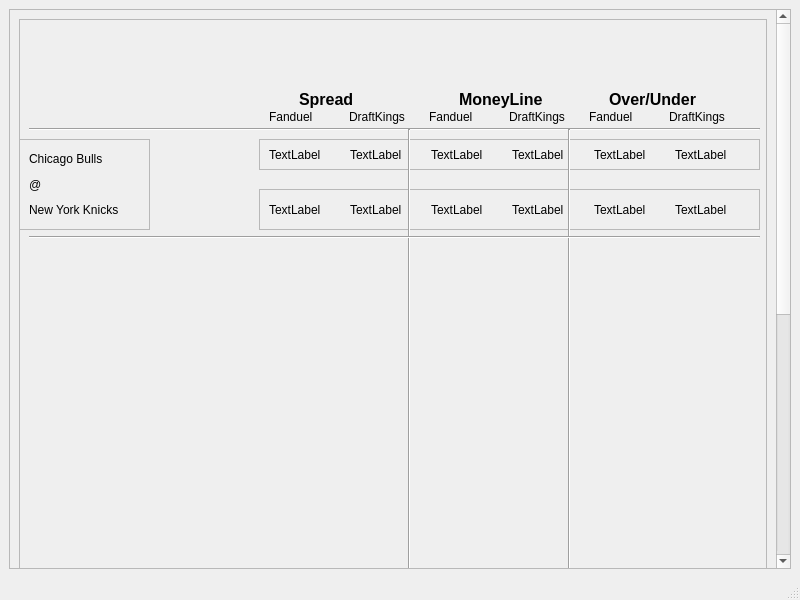
<?xml version="1.0" encoding="UTF-8"?>
<ui version="4.0">
 <class>MainWindow</class>
 <widget class="QMainWindow" name="MainWindow">
  <property name="geometry">
   <rect>
    <x>0</x>
    <y>0</y>
    <width>800</width>
    <height>600</height>
   </rect>
  </property>
  <property name="windowTitle">
   <string>MainWindow</string>
  </property>
  <widget class="QWidget" name="centralwidget">
   <layout class="QVBoxLayout" name="verticalLayout">
    <item>
     <widget class="QScrollArea" name="scrollArea">
      <property name="widgetResizable">
       <bool>true</bool>
      </property>
      <widget class="QWidget" name="scrollAreaWidgetContents">
       <property name="geometry">
        <rect>
         <x>0</x>
         <y>0</y>
         <width>773</width>
         <height>1012</height>
        </rect>
       </property>
       <layout class="QVBoxLayout" name="verticalLayout_2">
        <item>
         <widget class="QFrame" name="bottomFrame">
          <property name="minimumSize">
           <size>
            <width>0</width>
            <height>1000</height>
           </size>
          </property>
          <property name="frameShape">
           <enum>QFrame::StyledPanel</enum>
          </property>
          <property name="frameShadow">
           <enum>QFrame::Raised</enum>
          </property>
          <widget class="QFrame" name="frame_2">
           <property name="geometry">
            <rect>
             <x>0</x>
             <y>120</y>
             <width>131</width>
             <height>91</height>
            </rect>
           </property>
           <property name="frameShape">
            <enum>QFrame::StyledPanel</enum>
           </property>
           <property name="frameShadow">
            <enum>QFrame::Raised</enum>
           </property>
           <layout class="QVBoxLayout" name="verticalLayout_3">
            <item>
             <widget class="QLabel" name="label">
              <property name="text">
               <string>Chicago Bulls</string>
              </property>
             </widget>
            </item>
            <item>
             <widget class="QLabel" name="label_2">
              <property name="text">
               <string>@</string>
              </property>
             </widget>
            </item>
            <item>
             <widget class="QLabel" name="label_3">
              <property name="text">
               <string>New York Knicks</string>
              </property>
             </widget>
            </item>
           </layout>
          </widget>
          <widget class="QFrame" name="frame">
           <property name="geometry">
            <rect>
             <x>240</x>
             <y>120</y>
             <width>501</width>
             <height>31</height>
            </rect>
           </property>
           <property name="frameShape">
            <enum>QFrame::StyledPanel</enum>
           </property>
           <property name="frameShadow">
            <enum>QFrame::Raised</enum>
           </property>
           <layout class="QHBoxLayout" name="horizontalLayout">
            <item>
             <widget class="QLabel" name="label_9">
              <property name="text">
               <string>TextLabel</string>
              </property>
             </widget>
            </item>
            <item>
             <widget class="QLabel" name="label_8">
              <property name="text">
               <string>TextLabel</string>
              </property>
             </widget>
            </item>
            <item>
             <widget class="QLabel" name="label_7">
              <property name="text">
               <string>TextLabel</string>
              </property>
             </widget>
            </item>
            <item>
             <widget class="QLabel" name="label_6">
              <property name="text">
               <string>TextLabel</string>
              </property>
             </widget>
            </item>
            <item>
             <widget class="QLabel" name="label_5">
              <property name="text">
               <string>TextLabel</string>
              </property>
             </widget>
            </item>
            <item>
             <widget class="QLabel" name="label_4">
              <property name="text">
               <string>TextLabel</string>
              </property>
             </widget>
            </item>
           </layout>
          </widget>
          <widget class="QFrame" name="frame_3">
           <property name="geometry">
            <rect>
             <x>240</x>
             <y>170</y>
             <width>501</width>
             <height>41</height>
            </rect>
           </property>
           <property name="frameShape">
            <enum>QFrame::StyledPanel</enum>
           </property>
           <property name="frameShadow">
            <enum>QFrame::Raised</enum>
           </property>
           <layout class="QHBoxLayout" name="horizontalLayout_2">
            <item>
             <widget class="QLabel" name="label_10">
              <property name="text">
               <string>TextLabel</string>
              </property>
             </widget>
            </item>
            <item>
             <widget class="QLabel" name="label_11">
              <property name="text">
               <string>TextLabel</string>
              </property>
             </widget>
            </item>
            <item>
             <widget class="QLabel" name="label_12">
              <property name="text">
               <string>TextLabel</string>
              </property>
             </widget>
            </item>
            <item>
             <widget class="QLabel" name="label_13">
              <property name="text">
               <string>TextLabel</string>
              </property>
             </widget>
            </item>
            <item>
             <widget class="QLabel" name="label_14">
              <property name="text">
               <string>TextLabel</string>
              </property>
             </widget>
            </item>
            <item>
             <widget class="QLabel" name="label_15">
              <property name="text">
               <string>TextLabel</string>
              </property>
             </widget>
            </item>
           </layout>
          </widget>
          <widget class="Line" name="line">
           <property name="geometry">
            <rect>
             <x>10</x>
             <y>100</y>
             <width>731</width>
             <height>20</height>
            </rect>
           </property>
           <property name="orientation">
            <enum>Qt::Horizontal</enum>
           </property>
          </widget>
          <widget class="Line" name="line_2">
           <property name="geometry">
            <rect>
             <x>380</x>
             <y>110</y>
             <width>21</width>
             <height>831</height>
            </rect>
           </property>
           <property name="orientation">
            <enum>Qt::Vertical</enum>
           </property>
          </widget>
          <widget class="Line" name="line_3">
           <property name="geometry">
            <rect>
             <x>540</x>
             <y>110</y>
             <width>20</width>
             <height>831</height>
            </rect>
           </property>
           <property name="orientation">
            <enum>Qt::Vertical</enum>
           </property>
          </widget>
          <widget class="Line" name="line_4">
           <property name="geometry">
            <rect>
             <x>10</x>
             <y>210</y>
             <width>731</width>
             <height>16</height>
            </rect>
           </property>
           <property name="orientation">
            <enum>Qt::Horizontal</enum>
           </property>
          </widget>
          <widget class="QLabel" name="label_16">
           <property name="geometry">
            <rect>
             <x>250</x>
             <y>90</y>
             <width>61</width>
             <height>16</height>
            </rect>
           </property>
           <property name="text">
            <string>Fanduel</string>
           </property>
          </widget>
          <widget class="QLabel" name="label_17">
           <property name="geometry">
            <rect>
             <x>410</x>
             <y>90</y>
             <width>61</width>
             <height>16</height>
            </rect>
           </property>
           <property name="text">
            <string>Fanduel</string>
           </property>
          </widget>
          <widget class="QLabel" name="label_18">
           <property name="geometry">
            <rect>
             <x>570</x>
             <y>90</y>
             <width>61</width>
             <height>16</height>
            </rect>
           </property>
           <property name="text">
            <string>Fanduel</string>
           </property>
          </widget>
          <widget class="QLabel" name="label_19">
           <property name="geometry">
            <rect>
             <x>330</x>
             <y>90</y>
             <width>61</width>
             <height>16</height>
            </rect>
           </property>
           <property name="text">
            <string>DraftKings</string>
           </property>
          </widget>
          <widget class="QLabel" name="label_20">
           <property name="geometry">
            <rect>
             <x>490</x>
             <y>90</y>
             <width>61</width>
             <height>16</height>
            </rect>
           </property>
           <property name="text">
            <string>DraftKings</string>
           </property>
          </widget>
          <widget class="QLabel" name="label_21">
           <property name="geometry">
            <rect>
             <x>650</x>
             <y>90</y>
             <width>61</width>
             <height>16</height>
            </rect>
           </property>
           <property name="text">
            <string>DraftKings</string>
           </property>
          </widget>
          <widget class="QLabel" name="label_22">
           <property name="geometry">
            <rect>
             <x>280</x>
             <y>70</y>
             <width>71</width>
             <height>21</height>
            </rect>
           </property>
           <property name="font">
            <font>
             <pointsize>12</pointsize>
             <weight>75</weight>
             <bold>true</bold>
            </font>
           </property>
           <property name="text">
            <string>Spread</string>
           </property>
          </widget>
          <widget class="QLabel" name="label_23">
           <property name="geometry">
            <rect>
             <x>440</x>
             <y>70</y>
             <width>91</width>
             <height>21</height>
            </rect>
           </property>
           <property name="font">
            <font>
             <pointsize>12</pointsize>
             <weight>75</weight>
             <bold>true</bold>
            </font>
           </property>
           <property name="text">
            <string>MoneyLine</string>
           </property>
          </widget>
          <widget class="QLabel" name="label_24">
           <property name="geometry">
            <rect>
             <x>590</x>
             <y>70</y>
             <width>101</width>
             <height>21</height>
            </rect>
           </property>
           <property name="font">
            <font>
             <pointsize>12</pointsize>
             <weight>75</weight>
             <bold>true</bold>
            </font>
           </property>
           <property name="text">
            <string>Over/Under</string>
           </property>
          </widget>
         </widget>
        </item>
       </layout>
      </widget>
     </widget>
    </item>
   </layout>
  </widget>
  <widget class="QMenuBar" name="menubar">
   <property name="geometry">
    <rect>
     <x>0</x>
     <y>0</y>
     <width>800</width>
     <height>18</height>
    </rect>
   </property>
  </widget>
  <widget class="QStatusBar" name="statusbar"/>
 </widget>
 <resources/>
 <connections/>
</ui>
